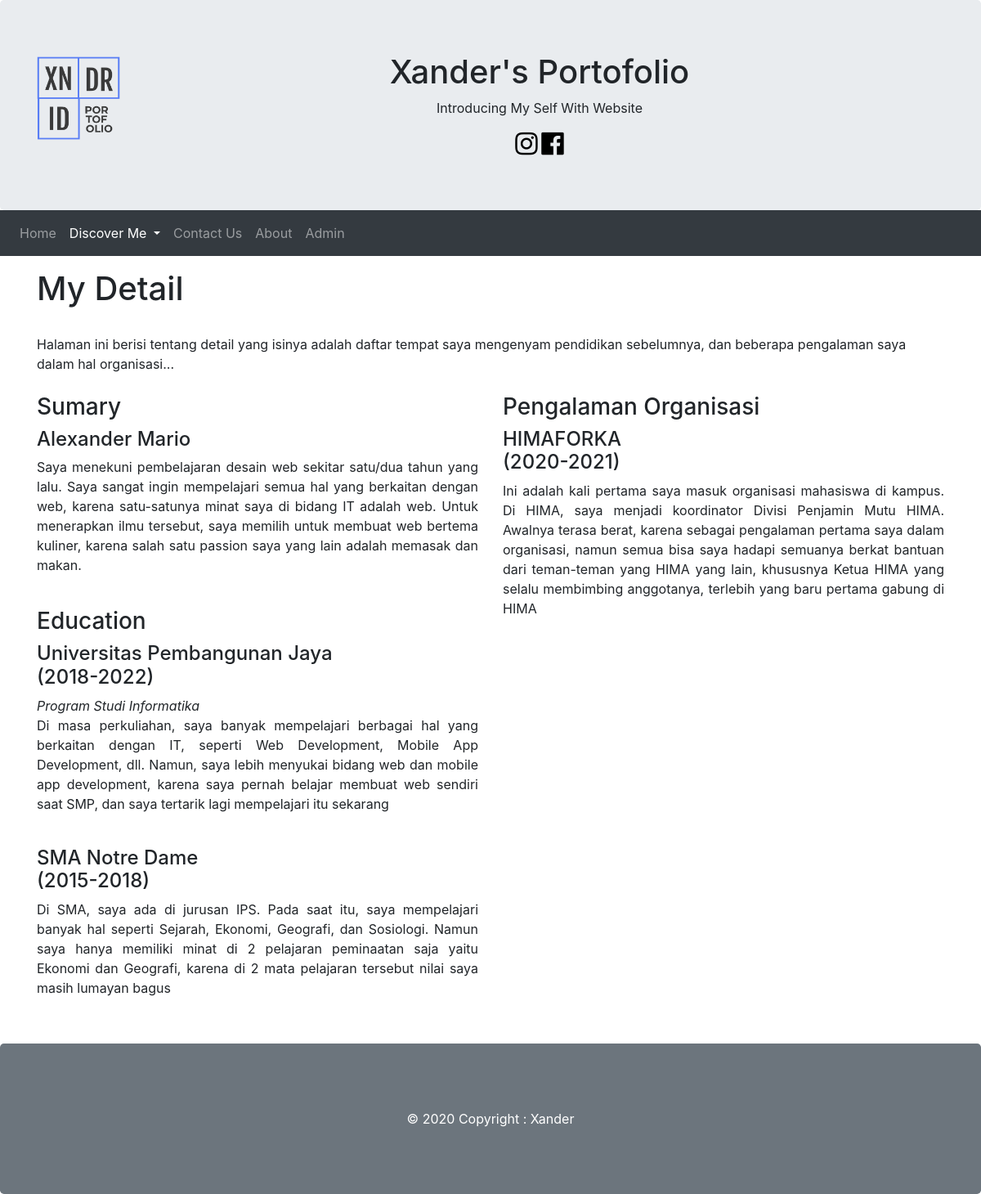
The page /experience.php on the database its author committed.
### tables this page shows
CREATE TABLE `halaman` (
  `kode_hlmn` varchar(10) NOT NULL,
  `judul_hlmn` varchar(255) NOT NULL,
  `isi_hlmn` text NOT NULL
);

CREATE TABLE `detail` (
  `kode_detail` varchar(10) NOT NULL,
  `judul_detail` varchar(255) NOT NULL,
  `isi_detail` text NOT NULL
);

### experience.php (the view, shortened to what this page needs)
<!DOCTYPE html>
<html lang="en">
<head>
    <link rel="stylesheet" href="https://maxcdn.bootstrapcdn.com/bootstrap/4.5.2/css/bootstrap.min.css">
    <link rel="stylesheet" href="https://maxcdn.bootstrapcdn.com/font-awesome/4.4.0/css/font-awesome.min.css">
</head>
<body>
    <?php
        include_once "koneksi.php";
    ?>
    <div class="jumbotron text-center" style="margin-bottom:0">
        <img src="images/logo.png" class="float-left pr-6 pl-2 pb-3" width=120px>
        <h1>Xander's Portofolio</h1>
        <p>Introducing My Self With Website</p>
        <a href="https://instagram.com/alexndrmgw"><i class="fa fa-instagram fa-2x" style="color: black"></i></a>
        <a href="https://facebook.com"><i class="fa fa-facebook-official fa-2x" style="color: black"></i></a>
    </div>
    <nav class="navbar navbar-expand-sm bg-dark navbar-dark">
        <ul class="navbar-nav">
            <li class="nav-item">
                <a class="nav-link" href="home.php">Home</a>
            </li>
            <li class="nav-item dropdown active">
              <a class="nav-link dropdown-toggle" href="#" id="navbardrop" data-toggle="dropdown">
                Discover Me
              </a>
            </li>
            <li class="nav-item">
                <a class="nav-link" href="contact.php">Contact Us</a>
            </li>
            <li class="nav-item">
              <a class="nav-link" href="about.php">About</a>
            </li>
            <li class="nav-item">
              <a class="nav-link" href="admin.php">Admin</a>
            </li>
        </ul>
    </nav>
    <div class="container">
        <div class="row mb-3 mt-3">
            <div class="col-md-12">
                <?php
                    $strSQL = "SELECT * FROM halaman where kode_hlmn='hal006'";
                    $runStrSQL = mysqli_query($conn,$strSQL);
                    while ($hasil=mysqli_fetch_array($runStrSQL)){
                ?>
                <h1><?php echo $hasil['judul_hlmn'] ?></h1>
                <br>
                    <?php echo $hasil['isi_hlmn'] ?>
                <br>
                <br>
                <?php
                }
                ?>
                 <div class="row">
                    <div class="col-lg-6">
                      <h3 class="resume-title">Sumary</h3>
                      <div class="resume-item pb-0">
                        <?php
                            $strSQL = "SELECT * FROM detail WHERE kode_detail='det001'";
                            $runStrSQL = mysqli_query($conn,$strSQL);
                            while ($hasil=mysqli_fetch_array($runStrSQL)){
                        ?>
                        <h4><?php echo $hasil['judul_detail'] ?></h3>
                        <p style="text-align: justify;"><?php echo $hasil['isi_detail'] ?></p>
                        <br>
                        <?php
                        }
                        ?>
                      </div>
                      <h3>Education</h3>
                      <div class="resume-item">
                        <?php
                            $strSQL = "SELECT * FROM detail WHERE kode_detail='det002'";
                            $runStrSQL = mysqli_query($conn,$strSQL);
                            while ($hasil=mysqli_fetch_array($runStrSQL)){
                        ?>
                        <h4><?php echo $hasil['judul_detail'] ?></h3>
                          <p style="text-align: justify;"><?php echo $hasil['isi_detail'] ?></p>
                        <br>
                        <?php
                        }
                        ?>
                      </div>
                      <div class="resume-item">
                        <?php
                            $strSQL = "SELECT * FROM detail WHERE kode_detail='det003'";
                            $runStrSQL = mysqli_query($conn,$strSQL);
                            while ($hasil=mysqli_fetch_array($runStrSQL)){
                        ?>
                        <h4><?php echo $hasil['judul_detail'] ?></h3>
                          <p style="text-align: justify;"><?php echo $hasil['isi_detail'] ?></p>
                        <br>
                        <?php
                        }
                        ?>
                      </div>
                    </div>
                    <div class="col-lg-6">
                      <h3>Pengalaman Organisasi</h3>
                      <div class="resume-item">
                        <?php
                            $strSQL = "SELECT * FROM detail WHERE kode_detail='det004'";
                            $runStrSQL = mysqli_query($conn,$strSQL);
                            while ($hasil=mysqli_fetch_array($runStrSQL)){
                        ?>
                        <h4><?php echo $hasil['judul_detail'] ?></h3>
                            <p style="text-align: justify;"><?php echo $hasil['isi_detail'] ?></p>
                        <br>
                        <?php
                        }
                        ?>
                      </div>
                    </div>
                  </div>
              </div>
              </div>
          </div>
    <?php
        include_once "footer.php";
    ?>
</body>
</html>

### rows shown on the page
halaman: judul_hlmn "My Detail", isi_hlmn "Halaman ini berisi tentang detail yang isinya adalah daftar tempat saya mengenyam pendidikan sebelumnya, dan beberapa pengalaman saya dalam hal organisasi..."
detail: judul_detail "Alexander Mario", isi_detail "Saya menekuni pembelajaran desain web sekitar satu/dua tahun yang lalu. Saya sangat ingin mempelajari semua hal yang berkaitan dengan web, karena satu-satunya minat saya di bidang IT adalah web. Untuk menerapkan ilmu tersebut, saya memilih untuk membuat web bertema kuliner, karena salah satu passion saya yang lain adalah memasak dan makan."
detail: judul_detail "Universitas Pembangunan Jaya (2018-2022)", isi_detail "Program Studi Informatika Di masa perkuliahan, saya banyak mempelajari berbagai hal yang berkaitan dengan IT, seperti Web Development, Mobile App Development, dll. Namun, saya lebih menyukai bidang web dan mobile app development, karena saya pernah belajar membuat web sendiri saat SMP, dan saya tertarik lagi mempelajari itu sekarang"
detail: judul_detail "SMA Notre Dame (2015-2018)", isi_detail "Di SMA, saya ada di jurusan IPS. Pada saat itu, saya mempelajari banyak hal seperti Sejarah, Ekonomi, Geografi, dan Sosiologi. Namun saya hanya memiliki minat di 2 pelajaran peminaatan saja yaitu Ekonomi dan Geografi, karena di 2 mata pelajaran tersebut nilai saya masih lumayan bagus"
detail: judul_detail "HIMAFORKA (2020-2021)", isi_detail "Ini adalah kali pertama saya masuk organisasi mahasiswa di kampus. Di HIMA, saya menjadi koordinator Divisi Penjamin Mutu HIMA. Awalnya terasa berat, karena sebagai pengalaman pertama saya dalam organisasi, namun semua bisa saya hadapi semuanya berkat bantuan dari teman-teman yang HIMA yang lain, khususnya Ketua HIMA yang selalu membimbing anggotanya, terlebih yang baru pertama gabung di HIMA"
